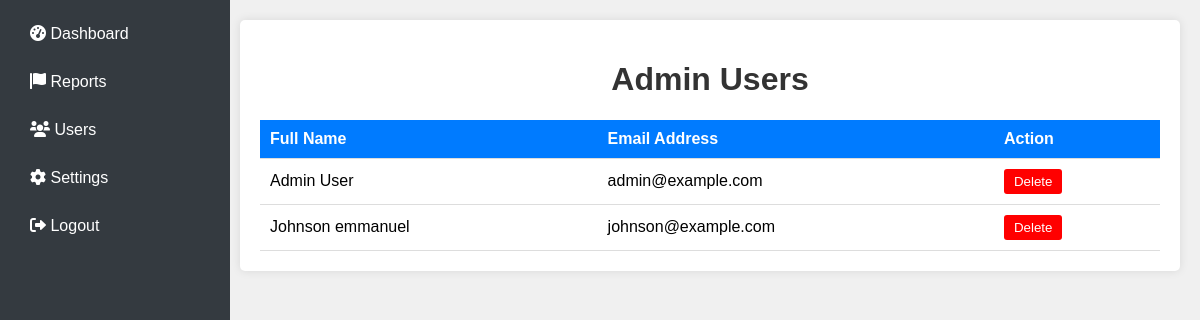
Before: /admin_users (signed in) with the older database file.
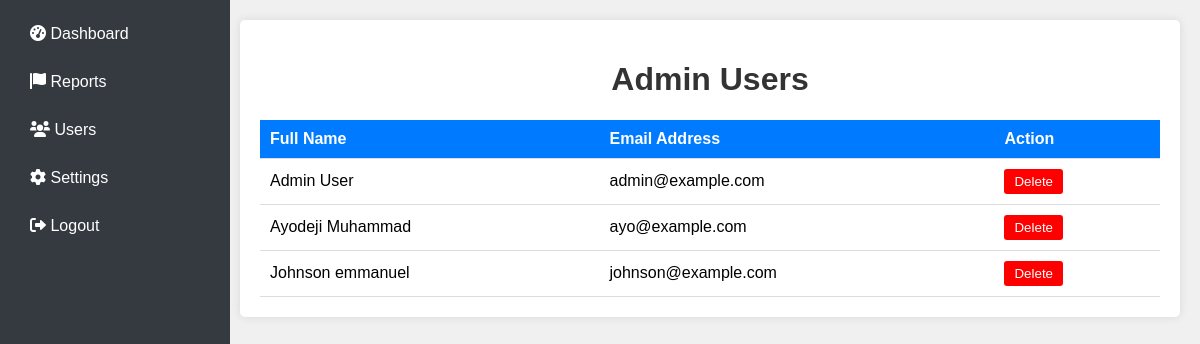
After: the same page with the newer database file.
### app.py (models this page shows)
class User(UserMixin, db.Model):
    id = db.Column(db.Integer, primary_key=True)
    fullname = db.Column(db.String(100), nullable=False)
    email = db.Column(db.String(100), unique=True, nullable=False)
    password = db.Column(db.String(100), nullable=False)
    is_admin = db.Column(db.Boolean, default=False)
    reports = db.relationship('Report', backref='user', lazy=True)

### app.py (the view)
@app.route('/admin_users')
def admin_users():
    if 'user_id' not in session:
        return redirect(url_for('login'))
    user_id = session['user_id']
    current_user = User.query.get(user_id)
    if not current_user.is_admin:
        return redirect(url_for('login'))
    users = User.query.order_by(User.fullname).all()
    return render_template('admin_users.html', users=users)

### templates/admin_users.html (shortened to what this page needs)
<!DOCTYPE html>
<html lang="en">
<head>
    <link rel="stylesheet" href="https://cdnjs.cloudflare.com/ajax/libs/font-awesome/6.0.0-beta3/css/all.min.css">
</head>
<body>
    <div class="sidebar">
        <a href="{{ url_for('admin_dashboard') }}"><i class="fas fa-tachometer-alt"></i> Dashboard</a>
        <a href="{{ url_for('admin_reports') }}"><i class="fas fa-flag"></i> Reports</a>
        <a href="{{ url_for('admin_users') }}"><i class="fas fa-users"></i> Users</a>
        <a href="{{ url_for('admin_settings') }}"><i class="fas fa-cog"></i> Settings</a>
        <a href="{{ url_for('logout') }}"><i class="fas fa-sign-out-alt"></i> Logout</a>
    </div>
    <div class="main-content">
        <div class="container">
            <h1>Admin Users</h1>
            <table>
                <thead>
                    <tr>
                        <th>Full Name</th>
                        <th>Email Address</th>
                        <th>Action</th>
                    </tr>
                </thead>
                <tbody>
                    {% for user in users %}
                    <tr>
                        <td>{{ user.fullname }}</td>
                        <td>{{ user.email }}</td>
                        <td>
                            <form action="{{ url_for('delete_user', user_id=user.id) }}" method="post" style="display:inline;">
                                <button type="submit" class="btn-danger">Delete</button>
                            </form>
                        </td>
                    </tr>
                    {% endfor %}
                </tbody>
            </table>
        </div>
    </div>
</body>
</html>

Changed rows visible on the page:
added User: fullname "Ayodeji Muhammad", email "ayo@example.com"
